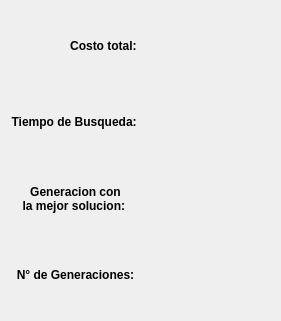
      <widget class="QWidget" name="gridLayoutWidget">
       <property name="geometry">
        <rect>
         <x>340</x>
         <y>10</y>
         <width>281</width>
         <height>321</height>
        </rect>
       </property>
       <layout class="QGridLayout" name="gridLayout">
        <item row="3" column="0">
         <widget class="QLabel" name="label_7">
          <property name="text">
           <string>&lt;html&gt;&lt;head/&gt;&lt;body&gt;&lt;p align=&quot;center&quot;&gt;&lt;span style=&quot; font-size:9pt; font-weight:600;&quot;&gt;N° de Generaciones:&lt;/span&gt;&lt;/p&gt;&lt;/body&gt;&lt;/html&gt;</string>
          </property>
          <property name="textInteractionFlags">
           <set>Qt::NoTextInteraction</set>
          </property>
         </widget>
        </item>
        <item row="1" column="0">
         <widget class="QLabel" name="label_5">
          <property name="text">
           <string>&lt;html&gt;&lt;head/&gt;&lt;body&gt;&lt;p align=&quot;right&quot;&gt;&lt;span style=&quot; font-size:9pt; font-weight:600;&quot;&gt;Tiempo de Busqueda: &lt;/span&gt;&lt;/p&gt;&lt;/body&gt;&lt;/html&gt;</string>
          </property>
          <property name="textInteractionFlags">
           <set>Qt::NoTextInteraction</set>
          </property>
         </widget>
        </item>
        <item row="2" column="0">
         <widget class="QLabel" name="label_6">
          <property name="text">
           <string>&lt;html&gt;&lt;head/&gt;&lt;body&gt;&lt;p align=&quot;center&quot;&gt;&lt;span style=&quot; font-size:9pt; font-weight:600;&quot;&gt;Generacion con &lt;br/&gt;la mejor solucion: &lt;/span&gt;&lt;/p&gt;&lt;/body&gt;&lt;/html&gt;</string>
          </property>
          <property name="textInteractionFlags">
           <set>Qt::NoTextInteraction</set>
          </property>
         </widget>
        </item>
        <item row="0" column="0">
         <widget class="QLabel" name="label_4">
          <property name="frameShape">
           <enum>QFrame::NoFrame</enum>
          </property>
          <property name="text">
           <string>&lt;html&gt;&lt;head/&gt;&lt;body&gt;&lt;p align=&quot;right&quot;&gt;&lt;span style=&quot; font-size:9pt; font-weight:600;&quot;&gt;Costo total: &lt;/span&gt;&lt;/p&gt;&lt;/body&gt;&lt;/html&gt;</string>
          </property>
          <property name="textInteractionFlags">
           <set>Qt::NoTextInteraction</set>
          </property>
         </widget>
        </item>
        <item row="0" column="1">
         <widget class="QLabel" name="lbl_costo_total">
          <property name="text">
           <string/>
          </property>
          <property name="textInteractionFlags">
           <set>Qt::NoTextInteraction</set>
          </property>
         </widget>
        </item>
        <item row="1" column="1">
         <widget class="QLabel" name="lbl_tiempo_de_busqueda">
          <property name="text">
           <string/>
          </property>
          <property name="textInteractionFlags">
           <set>Qt::NoTextInteraction</set>
          </property>
         </widget>
        </item>
        <item row="2" column="1">
         <widget class="QLabel" name="lbl_mejor_generacion">
          <property name="text">
           <string/>
          </property>
          <property name="textInteractionFlags">
           <set>Qt::NoTextInteraction</set>
          </property>
         </widget>
        </item>
        <item row="3" column="1">
         <widget class="QLabel" name="lbl_total_generaciones">
          <property name="text">
           <string/>
          </property>
          <property name="textInteractionFlags">
           <set>Qt::NoTextInteraction</set>
          </property>
         </widget>
        </item>
       </layout>
      </widget>
